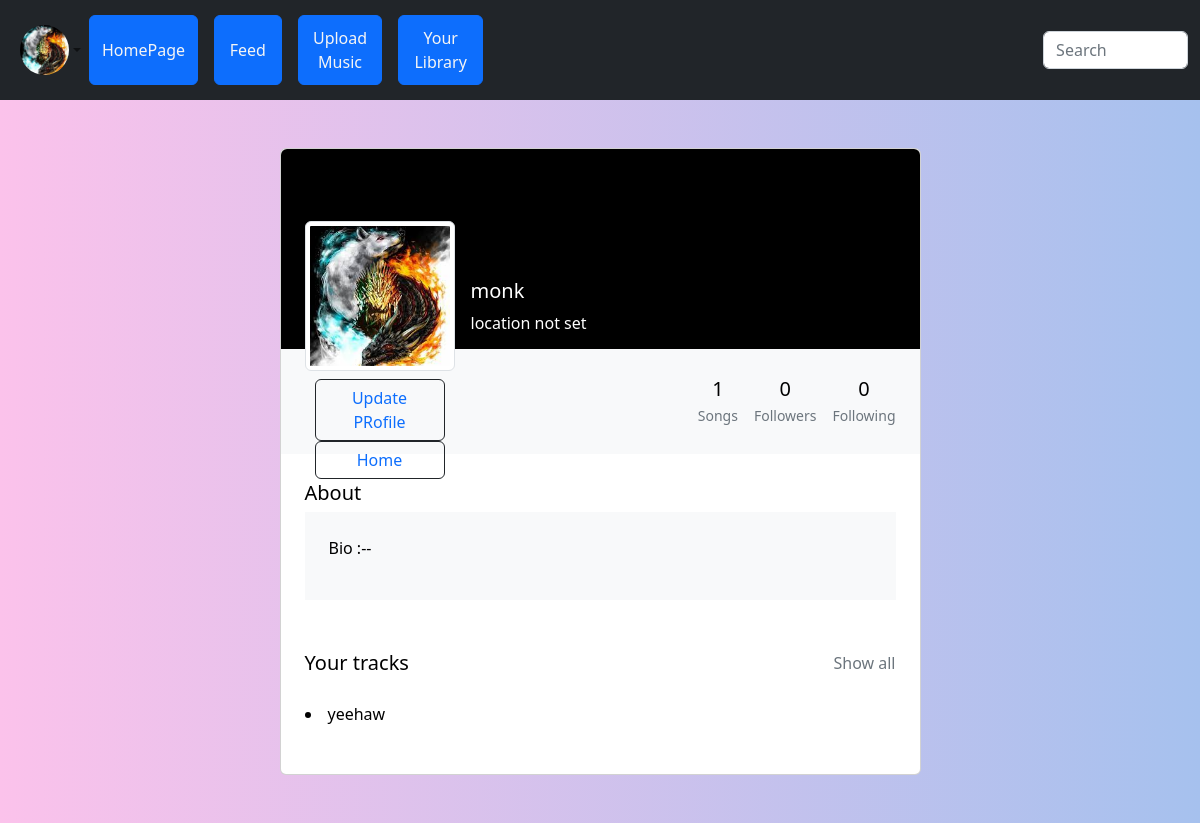
The page /profile/7 (signed in) on the database as committed earlier.
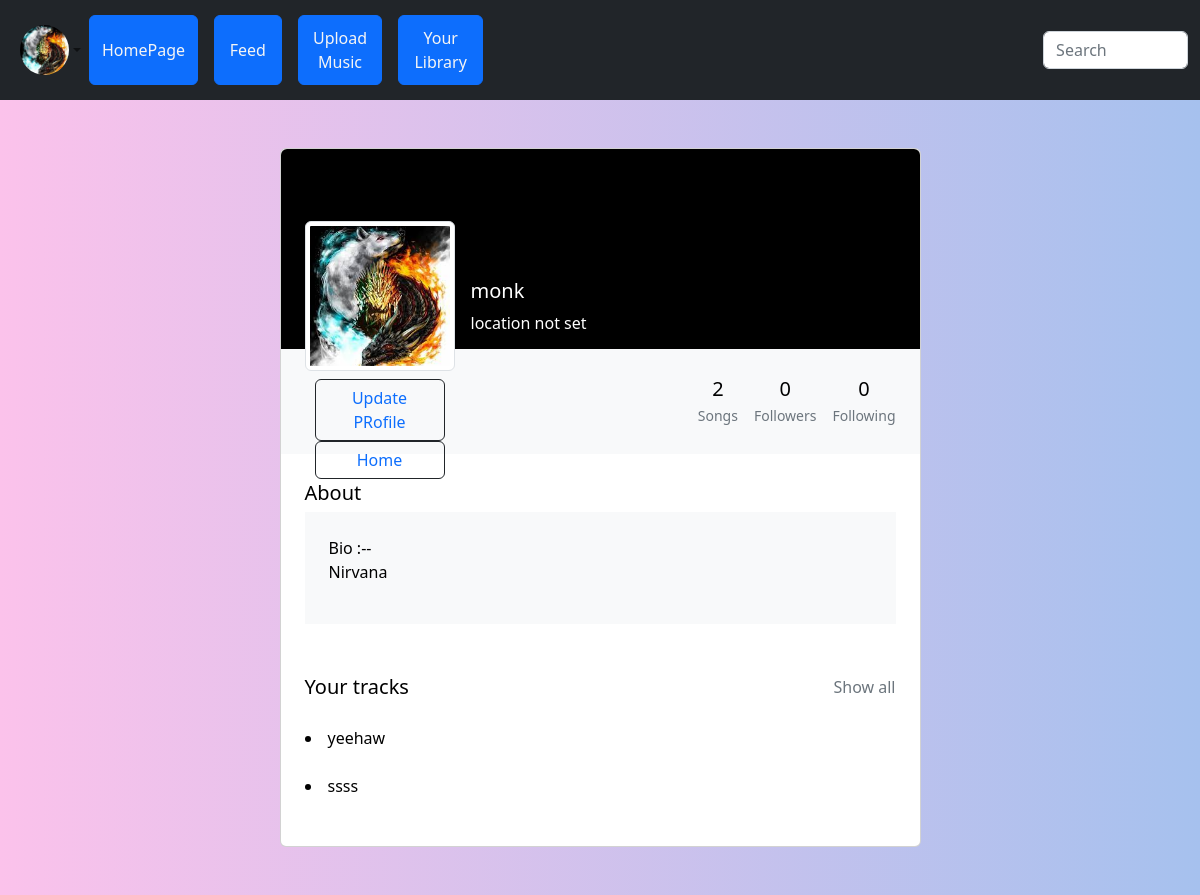
The same page on the database as committed later.
### mainApp/models.py (models this page shows, shortened)
class TrackModel(models.Model):
    songName = models.CharField(max_length=20, null=True, blank=False)
    songImg = models.ImageField(null=True, blank=False)
    file = models.FileField(null=True, blank=False, default='static/images/file_example_MP3_700KB_DY8xrM5.mp3')
    author = models.ForeignKey(myUser, on_delete=models.CASCADE, null=True, blank=True)

class ProfileModel(models.Model):
    user = models.OneToOneField(User, on_delete=models.CASCADE, null=True, blank=True)
    dp = models.ImageField(null=True, blank=True, default='placeholder.jpg')
    bio = models.TextField(null=True, blank=True, max_length=1000)
    contact = models.CharField(max_length=200, null=True, blank=True)

### mainApp/views.py (the view)
# urls.py: path('profile/<slug:id>', Profile, name= 'profile'),
@login_required(login_url='login')
def Profile(request, id):
    user = myUser.objects.get(id = int(id))
    try:
        profile = ProfileModel.objects.get(user = user)
    except :
        profile = ProfileModel.objects.create(user = user)
    user = myUser.objects.get(id = int(id))
    username = user.username
    myProfile = ProfileModel.objects.get(user = user)
    form = ProfileForm(instance=myProfile)
    pic = myProfile.dp.url
    myTracks = TrackModel.objects.all().filter(author = id)
    numOfSongs = len(list(myTracks))
    bio = myProfile.bio
    context = {
        'user': form,
        'id': id,
        'pic': pic,
        'tracks': myTracks,
        'username' : username,
        'numberofsongs': numOfSongs,
        'bio': bio,
    }
    return render(request, 'profile.html', context)

### mainApp/forms.py
class ProfileForm(ModelForm):
    class Meta:
        model = ProfileModel
        fields = '__all__'
        widgets = {'user':forms.HiddenInput()}

### mainApp/templates/profile.html (shortened to what the changed rows need)
{% load static %}
<!DOCTYPE html>
<html lang="en">
<head>
    <link href="https://cdn.jsdelivr.net/npm/bootstrap@5.0.2/dist/css/bootstrap.min.css" rel="stylesheet">
    <link rel="stylesheet" href="https://cdn.jsdelivr.net/npm/bootstrap@5.2.2/dist/css/bootstrap.min.css">
</head>
<body>
<section class="h-100 gradient-custom-2">
    <div class="container py-5 h-100">
      <div class="row d-flex justify-content-center align-items-center h-100">
        <div class="col col-lg-9 col-xl-7">
          <div class="card">
            <div class="p-4 text-black" style="background-color: #f8f9fa;">
              <div class="d-flex justify-content-end text-center py-1">
                <div>
                  <p class="mb-1 h5">{{numberofsongs}}</p>
                  <p class="small text-muted mb-0">Songs</p>
                </div>
              </div>
            </div>
            <div class="card-body p-4 text-black">
              <div class="mb-5">
                <p class="lead fw-normal mb-1">About</p>
                <div class="p-4" style="background-color: #f8f9fa;">
                  <p>Bio :--
                    <br> {{bio}}
                  </p>
                </div>
              </div>
              <div class="d-flex justify-content-between align-items-center mb-4">
                <p class="lead fw-normal mb-0">Your tracks</p>
                <p class="mb-0"><a href="{% url 'musicView' id%}" class="text-muted">Show all</a></p>
              </div>
              {% for track in tracks %}
              <li>{{track.songName}}</li>
              <br>
              {% endfor %}
              </div>
            </div>
          </div>
        </div>
      </div>
  </section>
</body>
</html>

Rows that differ between the two databases and show on the page:
now on this page (row edited): ProfileModel: bio "Nirvana"
added TrackModel: songName "ssss"
Other text that changed with them:
{{ numberofsongs }}: "1" → "2"
